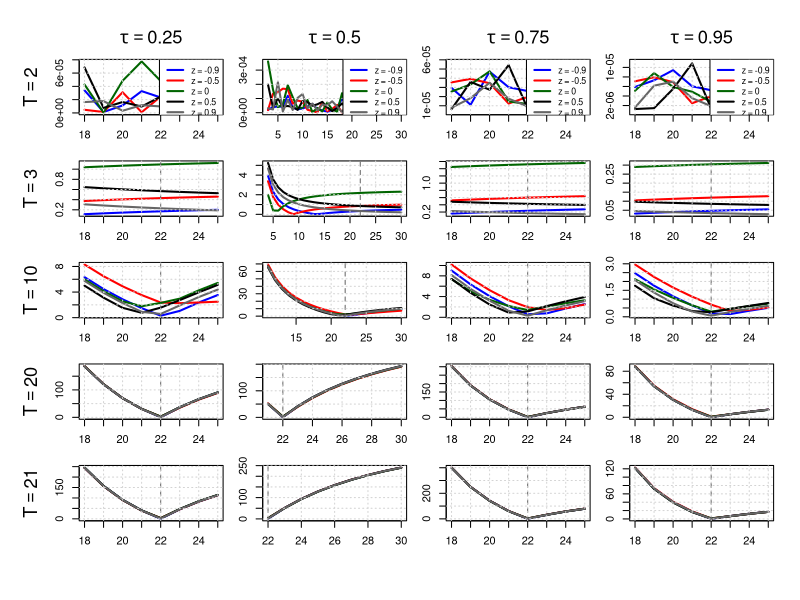

The R source for this figure:
# # ---------------------------------------------------------------------------
# # Figure 1 — Quantile Objective under New Asymmetric Laplace Noise
# # ---------------------------------------------------------------------------
# 
# rgen_asy_laplace <- function(n, tau, z, b = 1) {
#   u <- runif(n)
#   ifelse(u < tau,
#          -rexp(n, rate = (1 + z) / b),
#          rexp(n, rate = (1 - z) / b))
# }
# 
# asy_laplace_variance <- function(tau, z) {
#   mu <- tau / (1 + z) - (1 - tau) / (1 - z)
#   ex2 <- 2 * tau / (1 + z)^2 + 2 * (1 - tau) / (1 - z)^2
#   ex2 - mu^2
# }
# 
# compute_noise_scale <- function(A, snr, tau, z) {
#   sqrt((A / snr)^2 / asy_laplace_variance(tau, z))
# }
# 
# quantile_loss <- function(u, tau) u * (tau - (u < 0))
# 
# med_weighted_tau <- function(I, l, s, tau) {
#   T <- length(I)
#   x <- I * exp(((1:T) - l)^2 / s^2)
#   w <- exp(-((1:T) - l)^2 / s^2)
#   o <- order(x); x_sorted <- x[o]; w_sorted <- w[o]
#   cum_w <- cumsum(w_sorted)
#   k <- min(which(cum_w >= tau * sum(w_sorted)))
#   x_sorted[k]
# }
# 
# compute_a <- function(I, l, s, tau) med_weighted_tau(I, l, s, tau)
# 
# objective_function <- function(I, a, l, s, tau) {
#   t <- seq_along(I)
#   mean(quantile_loss(I - a * exp(-((t - l)^2) / s^2), tau))
# }
# 
# search_best_s <- function(I, l, tau) {
#   optimize(function(s) objective_function(I, compute_a(I, l, s, tau), l, s, tau),
#            interval = c(1, 20), tol = 1e-4)$minimum
# }
# 
# simulate_quantile_objective <- function(T, A, L, S, h, tau, snr, z, seed = NULL, force_l_gt_T = FALSE) {
#   if (!is.null(seed)) set.seed(seed)
#   signal <- A * exp(-((1:T) - L)^2 / S^2)
#   b <- compute_noise_scale(A, snr, tau, z)
#   noise <- rgen_asy_laplace(T, tau, z, b)
#   I <- signal + noise
#   l_grid <- if (force_l_gt_T) seq(T + 1, h) else seq(L - 4, L + 3)
#   
#   data.frame(
#     l = l_grid,
#     loss = sapply(l_grid, function(l) {
#       s <- search_best_s(I, l, tau)
#       a <- compute_a(I, l, s, tau)
#       objective_function(I, a, l, s, tau)
#     }),
#     T = T, z = z
#   )
# }
# 
# # --- Config ---
# A_true <- 15000; L_true <- 22; S_true <- 10; h <- 30
# Ts_free <- c(2, 3, 10, 20, 21)
# z_vals <- c(-0.9, -0.5, 0, 0.5, 0.9)
# snr <- 1000; seed <- 280; tau_vals <- c(0.25, 0.5, 0.75, 0.95)
# 
# # --- Updated Combined Panel Plot for Figure 1 ---
# plot_quantile_all_tau_T <- function(results_all, L_true) {
#   Ts <- sort(unique(results_all$T))
#   taus <- sort(unique(results_all$tau))
#   z_vals <- sort(unique(results_all$z))
#   colors <- c("blue", "red", "darkgreen", "black", "grey40")
#   
#   nrow <- length(Ts)
#   ncol <- length(taus)
#   
#   pdf(file = "figure1_new_asy_laplace_all_tau_T.pdf", width = 2.5 * ncol, height = 2.5 * nrow)
#   old_par <- par(mfrow = c(nrow, ncol), mar = c(2, 2, 1.5, 1), oma = c(4, 4, 3, 1), bg = "white")
#   on.exit({ par(old_par); dev.off() })
#   
#   for (i in seq_along(Ts)) {
#     for (j in seq_along(taus)) {
#       T_val <- Ts[i]
#       tau_val <- taus[j]
#       df_sub <- subset(results_all, T == T_val & tau == tau_val)
#       
#       plot(NA, xlim = range(df_sub$l), ylim = range(df_sub$loss),
#            xlab = "", ylab = "", main = "", axes = FALSE)
#       axis(1); axis(2)
#       box()
#       
#       for (k in seq_along(z_vals)) {
#         df_z <- subset(df_sub, z == z_vals[k])
#         lines(df_z$l, df_z$loss, col = colors[k], lwd = 2)
#       }
#       
#       abline(v = L_true, col = "gray40", lty = 2)
#       grid()
#       
#       # Row label (T)
#       if (j == 1) mtext(bquote(T == .(T_val)), side = 2, line = 3, cex = 1.1)
#       # Column label (tau)
#       if (i == 1) mtext(bquote(tau == .(tau_val)), side = 3, line = 1, cex = 1.1)
#       
#       # Add legend only in first row
#       if (i == 1) {
#         legend("topright", legend = paste("z =", z_vals),
#                col = colors, lwd = 2, cex = 0.8)
#       }
#     }
#   }
#   
#   # Common labels and title
#   # mtext("Peak Location Candidate l", side = 1, outer = TRUE, line = 2.5, cex = 1.2)
#   # mtext(expression("Objective Function " * f[tau]), side = 2, outer = TRUE, line = 2.5, cex = 1.2)
#   # mtext("Quantile-Based Peak Estimation — Asymmetric Laplace Noise", side = 3, outer = TRUE, line = 1.5, cex = 1.4)
# }
# 
# # --- Rerun simulation including tau = 0.25 ---
# 
# results_all <- do.call(rbind, lapply(tau_vals, function(tau) {
#   do.call(rbind, lapply(z_vals, function(z) {
#     do.call(rbind, lapply(Ts_free, function(T) {
#       simulate_quantile_objective(T, A_true, L_true, S_true, h,
#                                   tau, snr, z, seed, force_l_gt_T = (tau == 0.5))
#     })) -> res_z
#     res_z$z <- z
#     res_z$tau <- tau
#     res_z
#   }))
# }))
# 
# plot_quantile_all_tau_T(results_all, L_true)
# cat("Figure 1 saved to figure1_new_asy_laplace_all_tau_T.pdf\n")
# 


# ---------------------------------------------------------------------------
# Figure 1 — Quantile Objective under Corrected Asymmetric Laplace Noise
# ---------------------------------------------------------------------------

rgen_corrected_asy_laplace <- function(n, z, b = 1) {
  stopifnot(abs(z) < 1)
  p_neg <- (1 + z) / 2
  u <- runif(n)
  x <- numeric(n)
  idx_neg <- which(u < p_neg)
  idx_pos <- which(u >= p_neg)
  x[idx_neg] <- -rexp(length(idx_neg), rate = (1 + z) / b)
  x[idx_pos] <-  rexp(length(idx_pos), rate = (1 - z) / b)
  return(x)
}

asy_laplace_variance <- function(z) {
  stopifnot(abs(z) < 1)
  b <- 1  # since the variance will be scaled later
  p_neg <- (1 + z) / 2
  p_pos <- (1 - z) / 2
  rate_neg <- (1 + z) / b
  rate_pos <- (1 - z) / b
  var_neg <- 2 / rate_neg^2
  var_pos <- 2 / rate_pos^2
  mu_neg <- -1 / rate_neg
  mu_pos <- 1 / rate_pos
  mu <- p_neg * mu_neg + p_pos * mu_pos
  ex2 <- p_neg * (var_neg + mu_neg^2) + p_pos * (var_pos + mu_pos^2)
  return(ex2 - mu^2)
}

compute_noise_scale <- function(A, snr, z) {
  sqrt((A / snr)^2 / asy_laplace_variance(z))
}

quantile_loss <- function(u, tau) u * (tau - (u < 0))

med_weighted_tau <- function(I, l, s, tau) {
  T <- length(I)
  x <- I * exp(((1:T) - l)^2 / s^2)
  w <- exp(-((1:T) - l)^2 / s^2)
  o <- order(x); x_sorted <- x[o]; w_sorted <- w[o]
  cum_w <- cumsum(w_sorted)
  k <- min(which(cum_w >= tau * sum(w_sorted)))
  x_sorted[k]
}

compute_a <- function(I, l, s, tau) med_weighted_tau(I, l, s, tau)

objective_function <- function(I, a, l, s, tau) {
  t <- seq_along(I)
  mean(quantile_loss(I - a * exp(-((t - l)^2) / s^2), tau))
}

search_best_s <- function(I, l, tau) {
  optimize(function(s) objective_function(I, compute_a(I, l, s, tau), l, s, tau),
           interval = c(1, 20), tol = 1e-4)$minimum
}

simulate_quantile_objective <- function(T, A, L, S, h, tau, snr, z, seed = NULL, force_l_gt_T = FALSE) {
  if (!is.null(seed)) set.seed(seed)
  signal <- A * exp(-((1:T) - L)^2 / S^2)
  b <- compute_noise_scale(A, snr, z)
  noise <- rgen_corrected_asy_laplace(T, z, b)
  I <- signal + noise
  l_grid <- if (force_l_gt_T) seq(T + 1, h) else seq(L - 4, L + 3)
  
  data.frame(
    l = l_grid,
    loss = sapply(l_grid, function(l) {
      s <- search_best_s(I, l, tau)
      a <- compute_a(I, l, s, tau)
      objective_function(I, a, l, s, tau)
    }),
    T = T, z = z
  )
}

# --- Config ---
A_true <- 15000; L_true <- 22; S_true <- 10; h <- 30
Ts_free <- c(2, 3, 10, 20, 21)
z_vals <- c(-0.9, -0.5, 0, 0.5, 0.9)
snr <- 1000; seed <- 280; tau_vals <- c(0.25, 0.5, 0.75, 0.95)

# --- Updated Combined Panel Plot for Figure 1 ---
plot_quantile_all_tau_T <- function(results_all, L_true) {
  Ts <- sort(unique(results_all$T))
  taus <- sort(unique(results_all$tau))
  z_vals <- sort(unique(results_all$z))
  colors <- c("blue", "red", "darkgreen", "black", "grey40")
  
  nrow <- length(Ts)
  ncol <- length(taus)
  
  pdf(file = "figure1_new_asy_laplace_all_tau_T.pdf", width = 2.5 * ncol, height = 2.5 * nrow)
  old_par <- par(mfrow = c(nrow, ncol), mar = c(2, 2, 1.5, 1), oma = c(4, 4, 3, 1), bg = "white")
  on.exit({ par(old_par); dev.off() })
  
  for (i in seq_along(Ts)) {
    for (j in seq_along(taus)) {
      T_val <- Ts[i]
      tau_val <- taus[j]
      df_sub <- subset(results_all, T == T_val & tau == tau_val)
      
      plot(NA, xlim = range(df_sub$l), ylim = range(df_sub$loss),
           xlab = "", ylab = "", main = "", axes = FALSE)
      axis(1); axis(2)
      box()
      
      for (k in seq_along(z_vals)) {
        df_z <- subset(df_sub, z == z_vals[k])
        lines(df_z$l, df_z$loss, col = colors[k], lwd = 2)
      }
      
      abline(v = L_true, col = "gray40", lty = 2)
      grid()
      
      if (j == 1) mtext(bquote(T == .(T_val)), side = 2, line = 3, cex = 1.1)
      if (i == 1) mtext(bquote(tau == .(tau_val)), side = 3, line = 1, cex = 1.1)
      if (i == 1) {
        legend("topright", legend = paste("z =", z_vals),
               col = colors, lwd = 2, cex = 0.8)
      }
    }
  }
}

# --- Rerun simulation including tau = 0.25 ---

results_all <- do.call(rbind, lapply(tau_vals, function(tau) {
  do.call(rbind, lapply(z_vals, function(z) {
    do.call(rbind, lapply(Ts_free, function(T) {
      simulate_quantile_objective(T, A_true, L_true, S_true, h,
                                  tau, snr, z, seed, force_l_gt_T = (tau == 0.5))
    })) -> res_z
    res_z$z <- z
    res_z$tau <- tau
    res_z
  }))
}))

plot_quantile_all_tau_T(results_all, L_true)
cat("Figure 1 saved to figure1_new_asy_laplace_all_tau_T.pdf\n")
